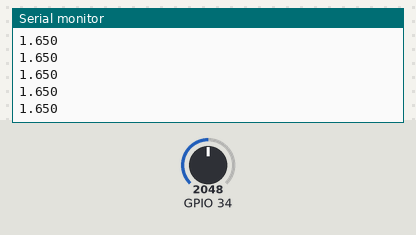
Bench run of a sketch on a simulated ESP32. Parts: the last lines printed to the serial monitor. Inputs (shaded band) come from the test bench; at power-on: GPIO 34 = 2048.

Above: at 1.2 s.
1.3 s: GPIO 34 set to 2866
At 1.31 s:
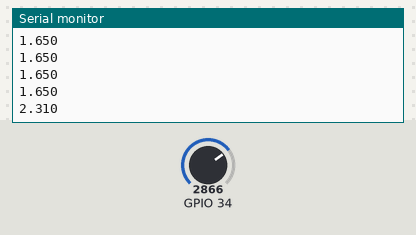
2.8 s: GPIO 34 set to 3603
At 2.81 s:
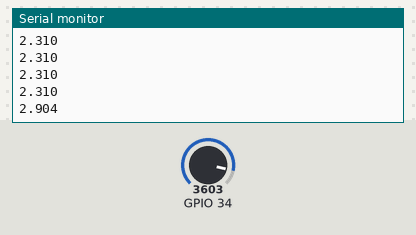
Timing chart, 0 to 5.8 s (numbered marks = the images above; inputs shaded):
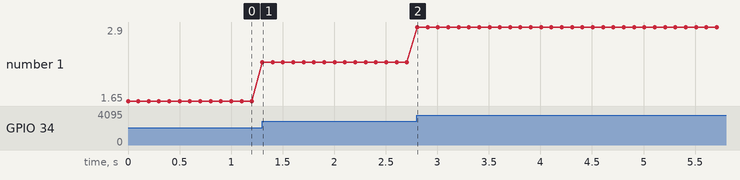

The sketch:

SamplingWithCircularBuffer.ino
```cpp
// --------------------------
// ESP32 Raw ADC + Circular Buffer Example
// --------------------------

#include "driver/adc.h"

#define ADC_PIN ADC1_CHANNEL_6  // GPIO34, ADC1 channel 6
#define BUF_SIZE 100            // Circular buffer size

float buffer[BUF_SIZE];
float *ptr = buffer;

const float V_REF = 3.3;       // Reference voltage
const float ADC_RES = 4095.0;  // 12-bit ADC

void setup() {
  Serial.begin(115200);

  // Configure ADC
  adc1_config_width(ADC_WIDTH_BIT_12);       // 12-bit resolution
  adc1_config_channel_atten(ADC_PIN, ADC_ATTEN_DB_11); // 0-3.6 V range
}

void loop() {
  // 1️⃣ Read raw ADC count
  int raw = adc1_get_raw(ADC_PIN);

  // 2️⃣ Convert to voltage
  float voltage = raw * (V_REF / ADC_RES);

  // 3️⃣ Store in circular buffer using pointer
  *ptr = voltage;
  ptr++;
  if(ptr >= buffer + BUF_SIZE) ptr = buffer; // wrap-around

  // 4️⃣ Print voltage for Serial Plotter
  Serial.println(voltage, 3);

  delay(100); // ~1 kHz sampling
}
```

Measured:
- after the input at 1.3 s, the serial monitor: prints a new line at once (image 1)
- after the input at 2.8 s, the serial monitor: prints a new line at once (image 2)
- plotted number 1: 1.65 → 2.31 after the input at 1.3 s, 2.31 → 2.9 after the input at 2.8 s
